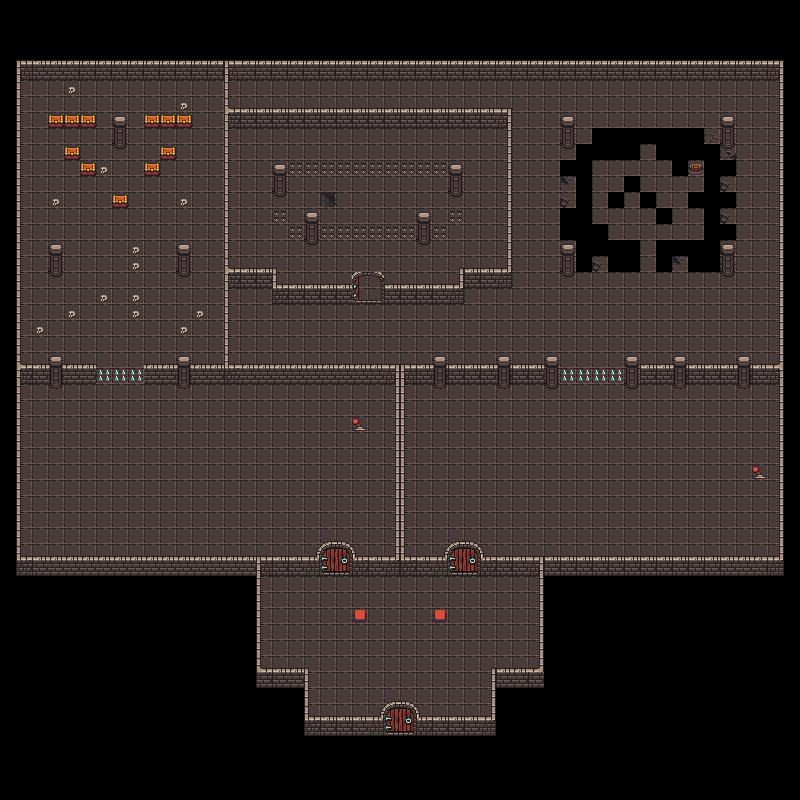

Rendered tile map (Tiled .tmx) drawn with the repository's tilesets; below, a short description and the map source with its tile grids summarised:
An orthogonal 50x50 tile map with 16x16 px tiles, 4 tile layers (sol, piege, mur, decors) and 87 objects (51x collision, 7x pique, 6x coffre, 5x trou, 4x coffre_vide, ...).

<map version="1.10" tiledversion="1.10.1" orientation="orthogonal" renderorder="right-down" width="50" height="50" tilewidth="16" tileheight="16" infinite="0" nextlayerid="7" nextobjectid="107">
 <tileset firstgid="1" source="tilesets/0x72_DungeonTilesetII_v1.4.tsx" />
 <layer id="1" name="sol" width="50" height="50">
  <data>[2500 cells, 1602 non-empty, 6 distinct tile ids]</data>
 </layer>
 <layer id="5" name="piege" width="50" height="50">
  <data>[2500 cells, 99 non-empty, 7 distinct tile ids]</data>
 </layer>
 <layer id="2" name="mur" width="50" height="50">
  <data>[2500 cells, 571 non-empty, 47 distinct tile ids]</data>
 </layer>
 <layer id="6" name="decors" width="50" height="50">
  <data>[2500 cells, 34 non-empty, 9 distinct tile ids]</data>
 </layer>
 <objectgroup id="4" name="object">
  <object id="1" name="joueur" x="384" y="672">
   <point />
  </object>
  <object id="8" name="collision" x="16" y="64" width="768" height="16" />
  <object id="9" name="collision" x="779.333" y="70" width="4.66667" height="489" />
  <object id="10" name="collision" x="544" y="560" width="240" height="16" />
  <object id="11" name="collision" x="539.667" y="576" width="4.33333" height="96" />
  <object id="12" name="collision" x="496" y="672" width="48" height="16" />
  <object id="13" name="collision" x="491.333" y="669" width="4.66667" height="51" />
  <object id="14" name="collision" x="416" y="720" width="80" height="16" />
  <object id="15" name="collision" x="304" y="720" width="80" height="16" />
  <object id="16" x="304" y="669.667" width="4" height="50.3333" />
  <object id="17" name="collision" x="256" y="672" width="48" height="16" />
  <object id="18" name="collision" x="256" y="561.667" width="4.33333" height="110.333" />
  <object id="19" name="collision" x="16" y="560" width="240" height="16" />
  <object id="20" name="collision" x="16" y="80" width="4.33333" height="480" />
  <object id="21" name="collision" x="256" y="560" width="64" height="16" />
  <object id="22" name="collision" x="352" y="560" width="96" height="16" />
  <object id="23" name="collision" x="480" y="560" width="64" height="16" />
  <object id="24" name="collision" x="395.5" y="368" width="9" height="192" />
  <object id="26" name="collision" x="400" y="368" width="160" height="16" />
  <object id="27" name="collision" x="624" y="368" width="160" height="16" />
  <object id="28" name="collision" x="144" y="368" width="256" height="16" />
  <object id="29" name="collision" x="16" y="368" width="80" height="16" />
  <object id="30" name="collision" x="224" y="80" width="5" height="288" />
  <object id="31" name="collision" x="720" y="256" width="16" height="16" />
  <object id="32" name="collision" x="560" y="256" width="16" height="16" />
  <object id="33" name="collision" x="720" y="128" width="16" height="16" />
  <object id="34" name="collision" x="560" y="128" width="16" height="16" />
  <object id="35" name="collision" x="176" y="256" width="16" height="16" />
  <object id="36" name="collision" x="48" y="256" width="16" height="16" />
  <object id="37" name="collision" x="112" y="128" width="16" height="16" />
  <object id="38" name="collision" x="304" y="224" width="16" height="16" />
  <object id="39" name="collision" x="272" y="176" width="16" height="16" />
  <object id="40" name="collision" x="416" y="224" width="16" height="16" />
  <object id="41" name="collision" x="448" y="176" width="16" height="16" />
  <object id="42" name="collision" x="224" y="272" width="48" height="16" />
  <object id="43" name="collision" x="272" y="288" width="80" height="16" />
  <object id="44" name="collision" x="384" y="288" width="80" height="16" />
  <object id="45" name="collision" x="464" y="272" width="48" height="16" />
  <object id="46" x="507.667" y="112" width="4.33333" height="160" />
  <object id="47" name="collision" x="224" y="112" width="288" height="16" />
  <object id="55" name="pique" x="560" y="368" width="64" height="16" />
  <object id="56" name="pique" x="96" y="368" width="48" height="16" />
  <object id="58" name="pique" x="448" y="208" width="16" height="16" />
  <object id="59" x="432" y="224" width="16" height="16" />
  <object id="60" name="pique" x="320" y="224" width="96" height="16" />
  <object id="61" name="pique" x="288" y="224" width="16" height="16" />
  <object id="62" name="pique" x="272" y="208" width="16" height="16" />
  <object id="63" name="pique" x="288" y="160" width="160" height="16" />
  <object id="64" name="trou" x="640" y="272">
   <polygon points="0,0 0,-32 -32,-32 -32,-48 -48,-48 -48,-112 32,-112 32,-96 48,-96 48,-112 64,-112 64,-96 64,-80 48,-80 48,-64 64,-64 64,-32 16,-32 16,0 80,0 80,-16 96,-16 96,-128 80,-128 80,-144 -48,-144 -64,-144 -64,-128 -80,-128 -80,-32 -64,-32 -64,0" />
  </object>
  <object id="66" name="trou" x="608" y="192" width="16" height="16" />
  <object id="67" name="trou" x="624" y="176" width="16" height="16" />
  <object id="68" name="trou" x="640" y="192" width="16" height="16" />
  <object id="69" name="trou" x="656" y="208" width="16" height="16" />
  <object id="70" name="coffre_piege" x="112" y="192" width="16" height="16" />
  <object id="72" name="coffre_vide" x="80" y="160" width="16" height="16" />
  <object id="73" name="coffre_vide" x="64" y="144" width="16" height="16" />
  <object id="74" name="coffre_vide" x="144" y="160" width="16" height="16" />
  <object id="75" name="coffre_vide" x="160" y="144" width="16" height="16" />
  <object id="76" name="coffre" x="48" y="112" width="16" height="16" />
  <object id="77" name="coffre" x="64" y="112" width="16" height="16" />
  <object id="78" name="coffre" x="80" y="112" width="16" height="16" />
  <object id="79" name="coffre" x="144" y="112" width="16" height="16" />
  <object id="80" name="coffre" x="160" y="112" width="16" height="16" />
  <object id="81" name="coffre" x="176" y="112" width="16" height="16" />
  <object id="82" name="levier" x="352" y="416" width="16" height="16" />
  <object id="84" name="bouton_rouge" x="352" y="608" width="16" height="16" />
  <object id="85" name="bouton_rouge" x="432" y="608" width="16" height="16" />
  <object id="83" name="levier" x="752" y="464" width="16" height="16" />
  <object id="86" name="porte" x="320" y="544" width="32" height="32" />
  <object id="87" name="porte" x="448" y="544" width="32" height="32" />
  <object id="88" name="porte" x="384" y="704" width="32" height="32" />
  <object id="106" name="collision" x="384" y="704" width="32" height="32" />
  <object id="89" name="echelle" x="688" y="160" width="16" height="16" />
  <object id="90" name="escalier" x="320" y="192" width="16" height="16" />
  <object id="91" name="collision" x="352" y="416" width="16" height="16" />
  <object id="92" name="collision" x="752" y="464" width="16" height="16" />
  <object id="93" name="collision" x="432" y="608" width="16" height="16" />
  <object id="94" name="collision" x="352" y="608" width="16" height="16" />
  <object id="95" name="collision" x="320" y="544" width="32" height="32" />
  <object id="96" name="collision" x="448" y="544" width="32" height="32" />
  <object id="98" name="collision" x="112" y="192" width="16" height="16" />
  <object id="100" name="collision" x="80" y="160" width="16" height="16" />
  <object id="101" name="collision" x="64" y="144" width="16" height="16" />
  <object id="102" name="collision" x="48" y="112" width="48" height="16" />
  <object id="103" name="collision" x="144" y="112" width="48" height="16" />
  <object id="104" name="collision" x="320" y="192" width="16" height="16" />
  <object id="105" name="collision" x="688" y="160" width="16" height="16" />
 </objectgroup>
</map>
